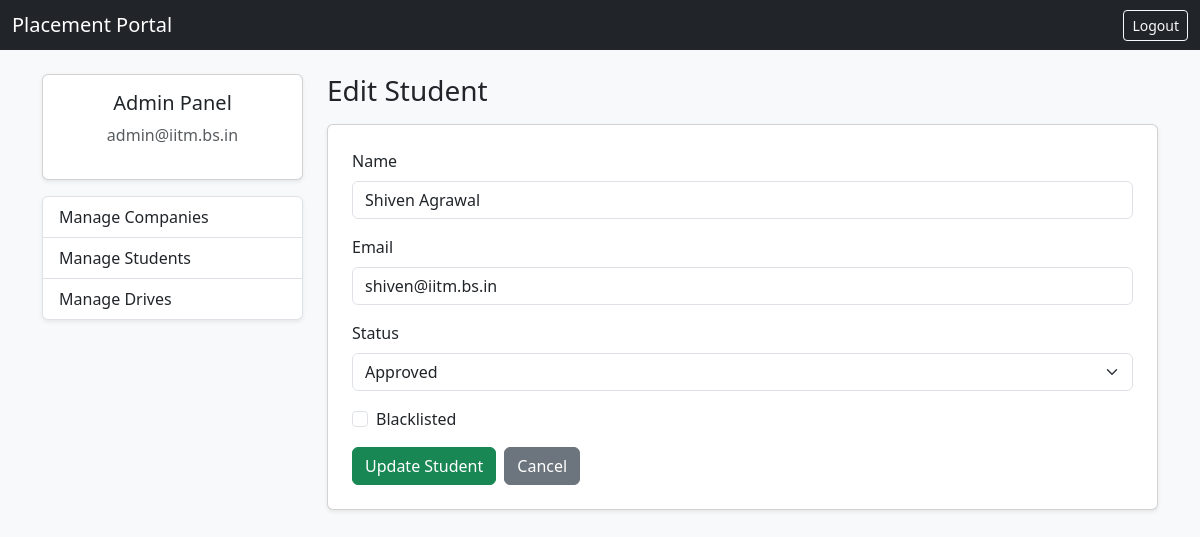
The app's page /admin/students/edit/1 (signed in) with its own data.
### dp.py (models this page shows)
class User(UserMixin, db.Model):
    __tablename__ = "users"
    id = db.Column(db.Integer, primary_key=True)
    email = db.Column(db.String(120), unique=True, nullable=False)
    password = db.Column(db.String(200), nullable=False)
    role = db.Column(db.String(20), nullable=False)
    student_profile = db.relationship(
        "Student", backref="user"
    )
    company_profile = db.relationship(
        "Company", backref="user"
    )

class Student(db.Model):
    __tablename__ = "students"
    id = db.Column(db.Integer, primary_key=True)
    user_id = db.Column(
        db.Integer, db.ForeignKey("users.id"), nullable=False
    )
    name = db.Column(db.String(100), nullable=False)
    status = db.Column(db.String(20), default="Pending")
    blacklisted = db.Column(db.Boolean, default=False)

### app.py (the view, shortened to what this page needs)
@app.route("/admin/students/edit/<int:student_id>", methods=["GET", "POST"])
@login_required
def admin_edit_student(student_id):
    if current_user.role != "admin":
        abort(403)
    student = Student.query.get(student_id)
    if not student:
        flash("Student not found.")
        return redirect("/admin/students")
    return render_template("admin_student_edit.html", student=student)

### app.py (called while the page is built)
@login_manager.user_loader
def load_user(user_id):
    return User.query.get(int(user_id))

### templates/admin_student_edit.html (shortened to what this page needs)
{% extends "admin.html" %}
{% block admin_content %}
<h3 class="mb-3">Edit Student</h3>
<form method="POST" class="card p-4 shadow-sm">
    <div class="mb-3">
        <label class="form-label">Name</label>
        <input type="text" name="name" value="{{ student.name }}" class="form-control" required>
    </div>
    <div class="mb-3">
        <label class="form-label">Email</label>
        <input type="email" name="email" value="{{ student.user.email }}" class="form-control" required>
    </div>
    <div class="mb-3">
        <label class="form-label">Status</label>
        <select name="status" class="form-select" {% if student.blacklisted %}disabled{% endif %}>
            <option value="Approved" {% if student.status == "Approved" %}selected{% endif %}>Approved</option>
        </select>
    </div>
    <div class="form-check mb-3">
        <input class="form-check-input" type="checkbox" id="blacklisted" name="blacklisted" {% if student.blacklisted %}checked{% endif %}>
        <label class="form-check-label" for="blacklisted">
            Blacklisted
        </label>
    </div>
    <div class="d-flex gap-2">
        <button class="btn btn-success" type="submit">Update Student</button>
        <a href="/admin/students" class="btn btn-secondary">Cancel</a>
    </div>
</form>
{% endblock %}

### templates/admin.html (shortened to what this page needs)
{% extends "index.html" %}
{% block content %}
<div class="row">
    <div class="col-md-3">
        <div class="card shadow-sm mb-3">
            <div class="card-body text-center">
                <h5 class="card-title">Admin Panel</h5>
                <p class="text-muted">
                    {{ current_user.email }}
                </p>
            </div>
        </div>
        <div class="list-group shadow-sm">
            <a href="/admin/companies" class="list-group-item list-group-item-action">
                Manage Companies
            </a>
            <a href="/admin/students" class="list-group-item list-group-item-action">
                Manage Students
            </a>
            <a href="/admin/drives" class="list-group-item list-group-item-action">
                Manage Drives
            </a>
        </div>
    </div>
    <div class="col-md-9">
        {% block admin_content %}{% endblock %}
    </div>
</div>
{% endblock %}

### records on screen
User: email "admin@iitm.bs.in"
Student: name "Shiven Agrawal", status "Approved"
User: email "shiven@iitm.bs.in"
